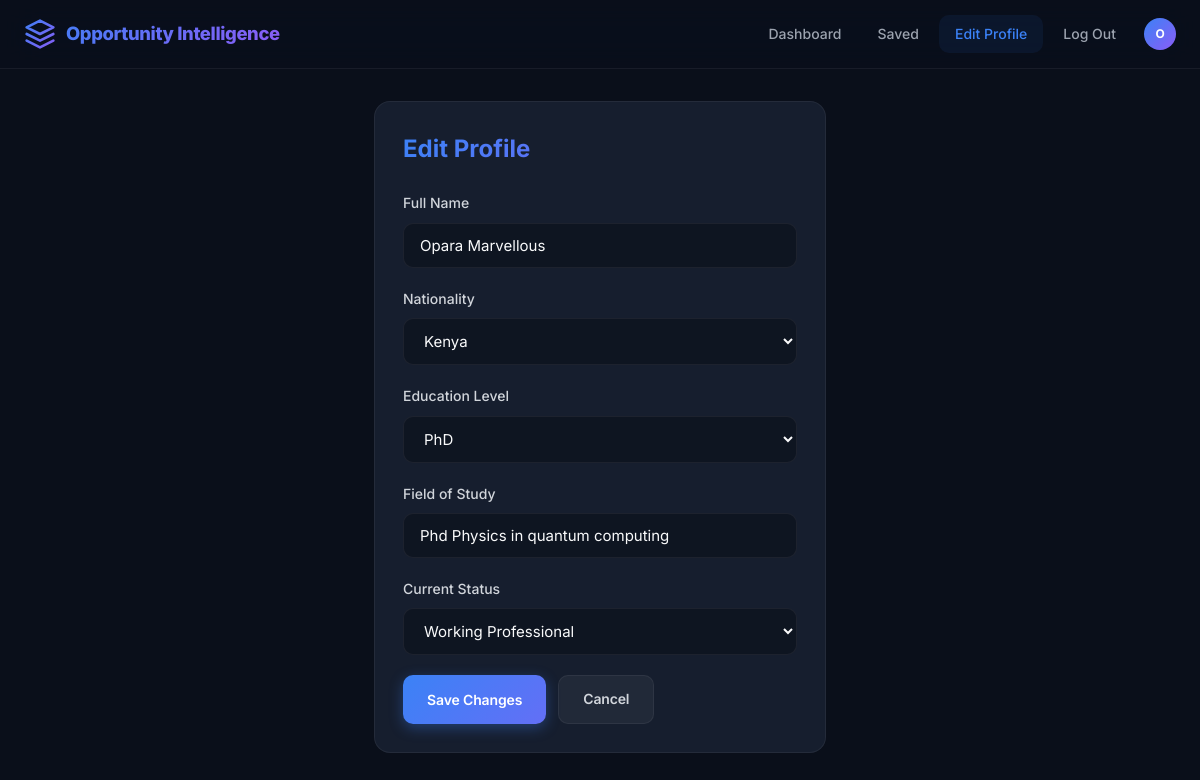
Page /edit-profile (signed in) on the committed database.
### tables this page shows
CREATE TABLE users (
            id INTEGER PRIMARY KEY AUTOINCREMENT,
            email TEXT UNIQUE NOT NULL,
            password_hash TEXT NOT NULL,
            name TEXT NOT NULL,
            nationality TEXT DEFAULT 'Nigerian',
            education TEXT DEFAULT 'BSc Physics',
            field TEXT DEFAULT 'AI / Machine Learning',
            status TEXT DEFAULT 'NYSC',
            created_at TIMESTAMP DEFAULT CURRENT_TIMESTAMP
        );

### web_app.py (the view)
@app.get("/edit-profile", response_class=HTMLResponse)
def edit_profile_page(request: Request, user: dict = Depends(get_current_user)):
    if not user:
        return RedirectResponse(url="/login", status_code=302)
    return templates.TemplateResponse(
        request=request,
        name="edit_profile.html",
        context={"user": user}
    )

### templates/edit_profile.html (shortened to what this page needs)
{% extends "base.html" %}
{% block content %}
<div class="container" style="max-width: 500px;">
    <div class="card animate-slide-up">
        <h2 style="font-size: 1.5rem; margin-bottom: 24px;" class="text-gradient">Edit Profile</h2>
        <form action="/edit-profile" method="post">
            <div class="form-group">
                <label>Full Name</label>
                <input type="text" name="name" value="{{ user.name }}" required>
            </div>
            <div class="form-group">
                <label>Nationality</label>
                <select name="nationality" required>
                    <option value="{{ user.nationality }}" selected>{{ user.nationality }}</option>
                </select>
            </div>
            <div class="form-group">
                <label>Education Level</label>
                <select name="education" required>
                    <option value="{{ user.education }}" selected>{{ user.education }}</option>
                </select>
            </div>
            <div class="form-group">
                <label>Field of Study</label>
                <input type="text" name="field" value="{{ user.field }}" required>
            </div>
            <div class="form-group">
                <label>Current Status</label>
                <select name="status" required>
                    <option value="{{ user.status }}" selected>{{ user.status }}</option>
                </select>
            </div>
            <div style="display: flex; gap: 12px;">
                <button type="submit" class="btn btn-primary">Save Changes</button>
                <a href="/" class="btn btn-secondary">Cancel</a>
            </div>
        </form>
    </div>
</div>
{% endblock %}

### templates/base.html (shortened to what this page needs)
<!DOCTYPE html>
<html lang="en">
<head>
</head>
<body>
    {% block nav %}
    {% if user %}
    <nav class="nav">
        <div class="nav-inner">
            <a href="/" class="nav-logo">Opportunity Intelligence</a>
            <div class="nav-links">
                <a href="/" class="nav-link {% if request.url.path == '/' %}active{% endif %}">Dashboard</a>
                <a href="/saved" class="nav-link {% if request.url.path == '/saved' %}active{% endif %}">Saved</a>
                <a href="/edit-profile" class="nav-link {% if request.url.path == '/edit-profile' %}active{% endif %}">Edit Profile</a>
                <a href="/logout" class="nav-link">Log Out</a>
                <div class="nav-avatar">{{ user.name[0]|upper }}</div>
            </div>
        </div>
    </nav>
    {% endif %}
    {% endblock %}
    {% block content %}{% endblock %}
</body>
</html>

### templates/base.html (style rules this page uses)
:root { --bg-primary: #0a0f1a; --bg-secondary: #111827; --bg-tertiary: #1f2937; --bg-card: #161e2e; --text-primary: #f9fafb; --text-secondary: #d1d5db; --text-muted: #9ca3af; --accent-blue: #3b82f6; --accent-purple: #8b5cf6; --accent-green: #10b981; --accent-amber: #f59e0b; --accent-red: #ef4444; --border: rgba(255, 255, 255, 0.06); --border-hover: rgba(59, 130, 246, 0.25); --shadow: 0 1px 3px rgba(0, 0, 0, 0.3); --shadow-md: 0 4px 6px -1px rgba(0, 0, 0, 0.4); --shadow-lg: 0 20px 25px -5px rgba(0, 0, 0, 0.5); --shadow-glow: 0 0 20px rgba(59, 130, 246, 0.15); --radius: 10px; --radius-lg: 16px; --radius-xl: 24px; --transition: all 0.25s cubic-bezier(0.4, 0, 0.2, 1); }
* { margin: 0; padding: 0; box-sizing: border-box; }
body { font-family: 'Inter', -apple-system, BlinkMacSystemFont, 'Segoe UI', Roboto, sans-serif; background: var(--bg-primary); color: var(--text-primary); line-height: 1.6; min-height: 100vh; -webkit-font-smoothing: antialiased; -moz-osx-font-smoothing: grayscale; }
.animate-fade-up { animation: fadeInUp 0.6s ease-out forwards; }
.nav { position: sticky; top: 0; background: rgba(10, 15, 26, 0.85); backdrop-filter: blur(20px) saturate(180%); -webkit-backdrop-filter: blur(20px) saturate(180%); border-bottom: 1px solid var(--border); z-index: 1000; }
.nav-inner { max-width: 1200px; margin: 0 auto; display: flex; justify-content: space-between; align-items: center; height: 68px; padding: 0 24px; }
.nav-logo { font-size: 1.15rem; font-weight: 800; background: linear-gradient(135deg, var(--accent-blue), var(--accent-purple)); -webkit-background-clip: text; -webkit-text-fill-color: transparent; text-decoration: none; display: flex; align-items: center; gap: 10px; letter-spacing: -0.02em; }
.nav-logo::before { content: ''; width: 32px; height: 32px; background: linear-gradient(135deg, var(--accent-blue), var(--accent-purple)); border-radius: 8px; display: flex; align-items: center; justify-content: center; }
.nav-links { display: flex; gap: 4px; align-items: center; }
.nav-link { color: var(--text-muted); text-decoration: none; padding: 8px 16px; border-radius: var(--radius); font-size: 0.875rem; font-weight: 500; transition: var(--transition); position: relative; }
.nav-link.active { color: var(--accent-blue); background: rgba(59, 130, 246, 0.08); }
.nav-avatar { width: 32px; height: 32px; border-radius: 50%; background: linear-gradient(135deg, var(--accent-blue), var(--accent-purple)); display: flex; align-items: center; justify-content: center; font-size: 0.75rem; font-weight: 700; color: white; margin-left: 8px; }
.container { max-width: 1100px; margin: 0 auto; padding: 32px 24px; }
.card { background: var(--bg-card); border: 1px solid var(--border); border-radius: var(--radius-lg); padding: 28px; transition: var(--transition); }
.btn { display: inline-flex; align-items: center; justify-content: center; gap: 8px; padding: 12px 24px; border-radius: var(--radius); font-size: 0.875rem; font-weight: 600; cursor: pointer; border: none; transition: var(--transition); text-decoration: none; font-family: inherit; letter-spacing: -0.01em; }
.btn-primary { background: linear-gradient(135deg, var(--accent-blue), var(--accent-purple)); background-size: 200% 200%; color: white; box-shadow: 0 4px 14px rgba(59, 130, 246, 0.35); }
.btn-secondary { background: rgba(255, 255, 255, 0.05); color: var(--text-secondary); border: 1px solid var(--border); }
.form-group { margin-bottom: 20px; }
.form-group label { display: block; color: var(--text-secondary); font-size: 0.875rem; font-weight: 500; margin-bottom: 8px; }
.form-group input, .form-group select, .form-group textarea { width: 100%; padding: 12px 16px; background: rgba(10, 15, 26, 0.6); border: 1px solid var(--border); border-radius: var(--radius); color: var(--text-primary); font-size: 0.9375rem; transition: var(--transition); font-family: inherit; }
.form-group input::placeholder { color: var(--text-muted); }
.text-gradient { background: linear-gradient(135deg, var(--accent-blue), var(--accent-purple)); -webkit-background-clip: text; -webkit-text-fill-color: transparent; }

### rows in the picture
users: name "O", name "Opara Marvellous", nationality "Kenya", education "PhD", field "Phd Physics in quantum computing", status "Working Professional"
